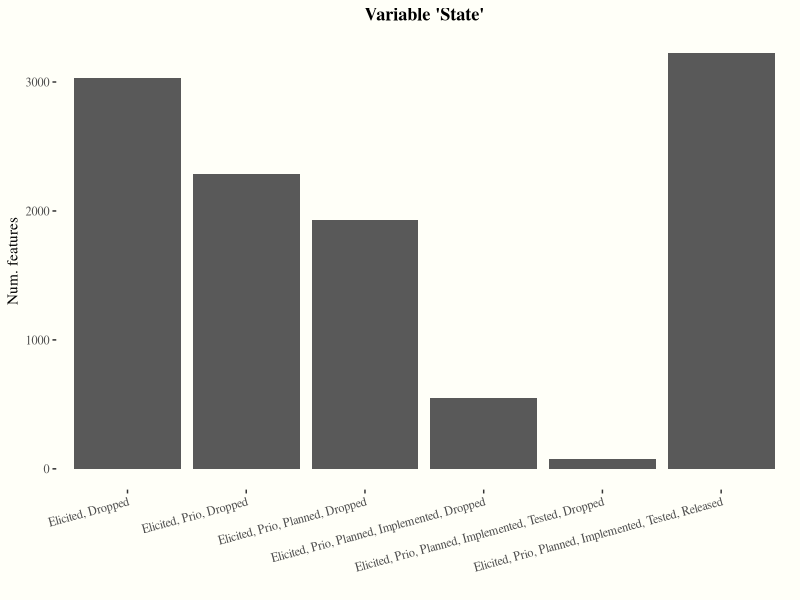
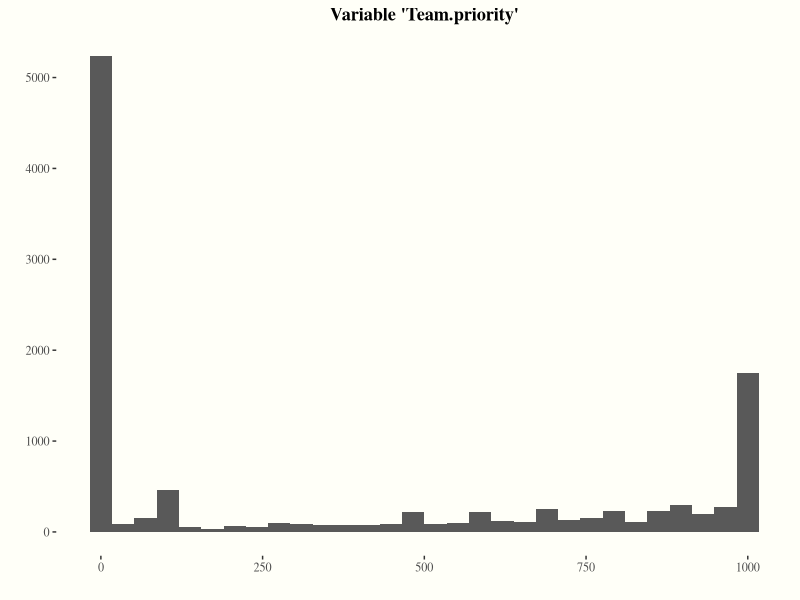
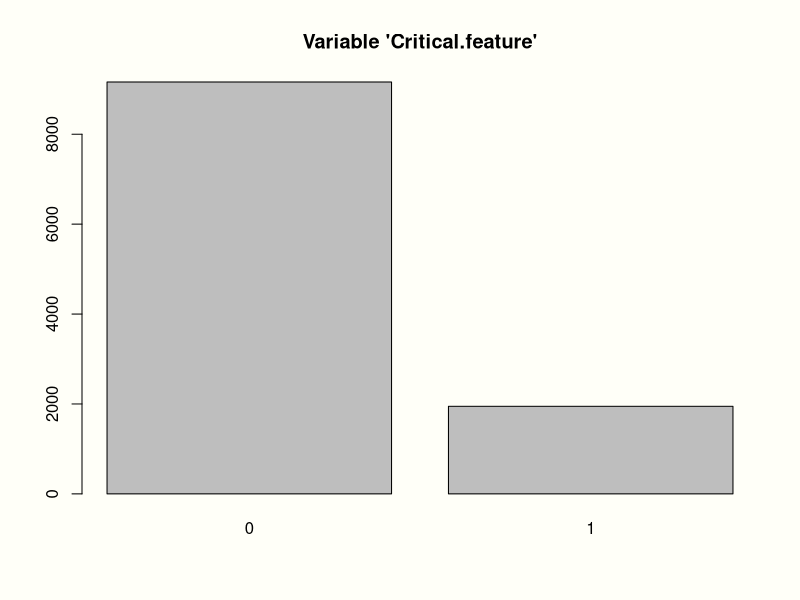
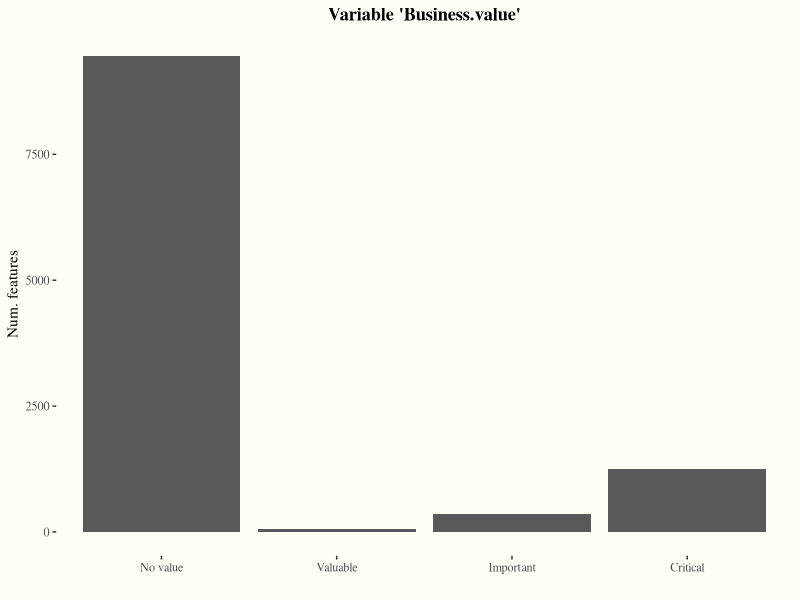
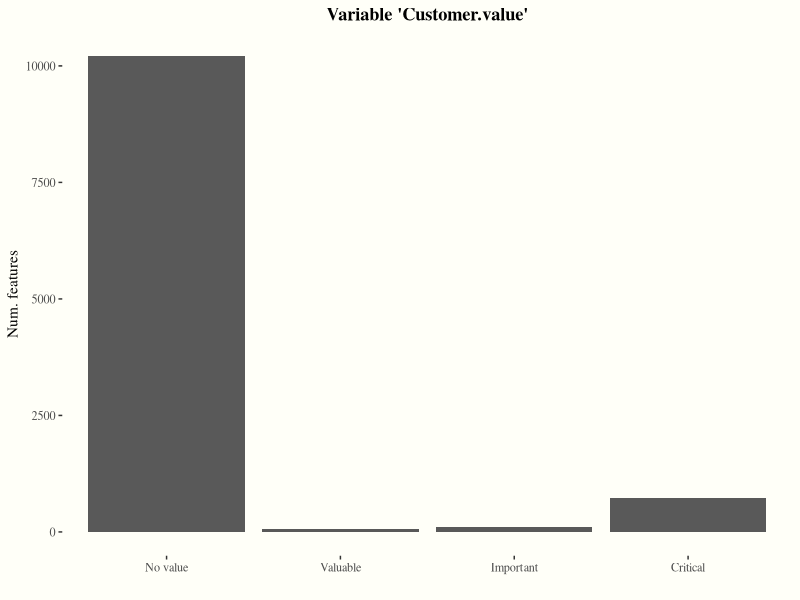
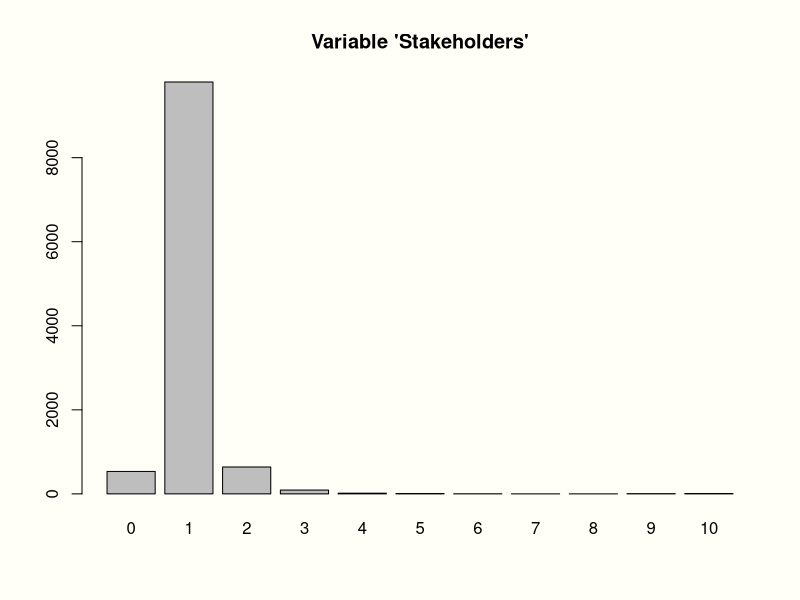
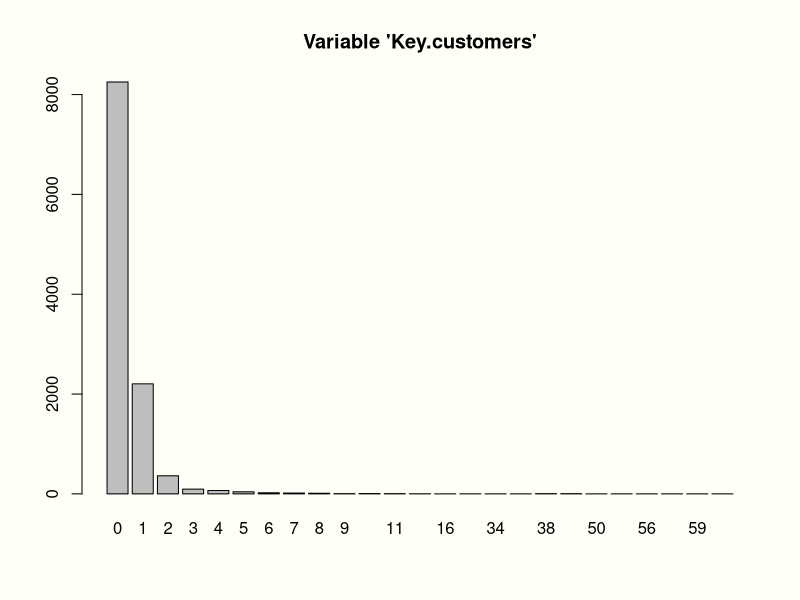
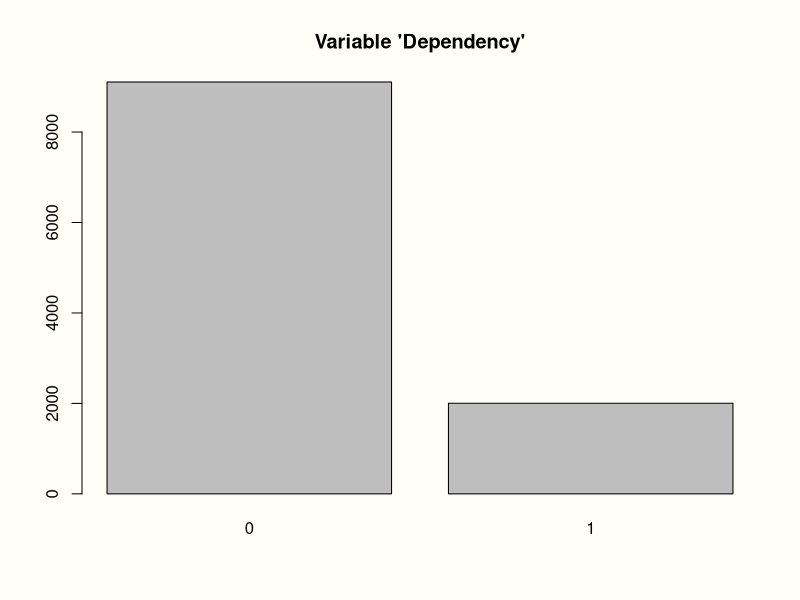

Generate these figures, in order, with R:
## ---- chunk 1
library(tufte)
# invalidate cache when the tufte version changes
knitr::opts_chunk$set(tidy = FALSE, cache.extra = packageVersion('tufte'))
options(htmltools.dir.version = FALSE)
library(openxlsx)
library(ggplot2)
library(ggthemes)

theme_set(theme_tufte())
theme_update(
  panel.background = element_rect(fill = "#fffff8", colour = "#fffff8"),
  plot.background = element_rect(fill = "#fffff8", colour = "#fffff8")
  )
## ---- chunk 2
d <- read.xlsx("Features.xlsx", sheet = "Features")
## ---- chunk 3
str(d)
## ---- chunk 4
table(is.na(d))
## ---- chunk 5
# Ordered categorical
d$State <- factor(d$State, 
                  levels = c("Elicited, Dropped", 
                             "Elicited, Prio, Dropped", 
                             "Elicited, Prio, Planned, Dropped", 
                             "Elicited, Prio, Planned, Implemented, Dropped", 
                             "Elicited, Prio, Planned, Implemented, Tested, Dropped", 
                             "Elicited, Prio, Planned, Implemented, Tested, Released"), 
                  ordered = TRUE)

d$Business.value <- factor(d$Business.value, 
                           levels = c("No value",
                                      "Valuable",
                                      "Important",
                                      "Critical"), 
                           ordered = TRUE)

d$Customer.value <- factor(d$Customer.value, 
                           levels = c("No value",
                                      "Valuable",
                                      "Important",
                                      "Critical"), 
                           ordered = TRUE)

d$Architects.involvement <- factor(d$Architects.involvement,
                                   levels = c("None",
                                              "Simple",
                                              "Monitoring",
                                              "Active Participation",
                                              "Joint Design"), 
                                   ordered = TRUE)

# binary
d$Critical.feature <- ifelse(d$Critical.feature == 'Yes', 1, 0)
d$Dependency <- ifelse(d$Dependency == 'Yes', 1, 0)

## ---- chunk 6

ggplot(d, aes(x=State)) + 
  geom_histogram(stat = "count") +
  xlab("") + 
  ylab("Num. features") +
  ggtitle("Variable 'State'") +
  theme(axis.text.x = element_text(angle=15, hjust=1),
        plot.title = element_text(hjust = 0.5, face = "bold"))

ggplot(d, aes(x=Team.priority)) +
  geom_histogram() +
  xlab("") + ylab("") +
  ggtitle("Variable 'Team.priority'") +
  theme(plot.title = element_text(hjust = 0.5, face = "bold"))

par(bg="#fffff8")
barplot(table(d$Critical.feature), main = "Variable 'Critical.feature'")

ggplot(d, aes(x=Business.value)) + 
  geom_histogram(stat = "count") +
  xlab("") + 
  ylab("Num. features") +
  ggtitle("Variable 'Business.value'") +
  theme(plot.title = element_text(hjust = 0.5, face = "bold"))

ggplot(d, aes(x=Customer.value)) + 
  geom_histogram(stat = "count") +
  xlab("") + 
  ylab("Num. features") +
  ggtitle("Variable 'Customer.value'") +
  theme(plot.title = element_text(hjust = 0.5, face = "bold"))

par(bg="#fffff8")
barplot(table(d$Stakeholders), main = "Variable 'Stakeholders'")

par(bg="#fffff8")
barplot(table(d$Key.customers), main = "Variable 'Key.customers'")

par(bg="#fffff8")
barplot(table(d$Dependency), main = "Variable 'Dependency'")

ggplot(d, aes(x=Architects.involvement)) + 
  geom_histogram(stat = "count") +
  xlab("") + 
  ylab("Num. features") +
  ggtitle("Variable 'Architects.involvement'") +
  theme(axis.text.x = element_text(angle=15, hjust=1),
        plot.title = element_text(hjust = 0.5, face = "bold"))
